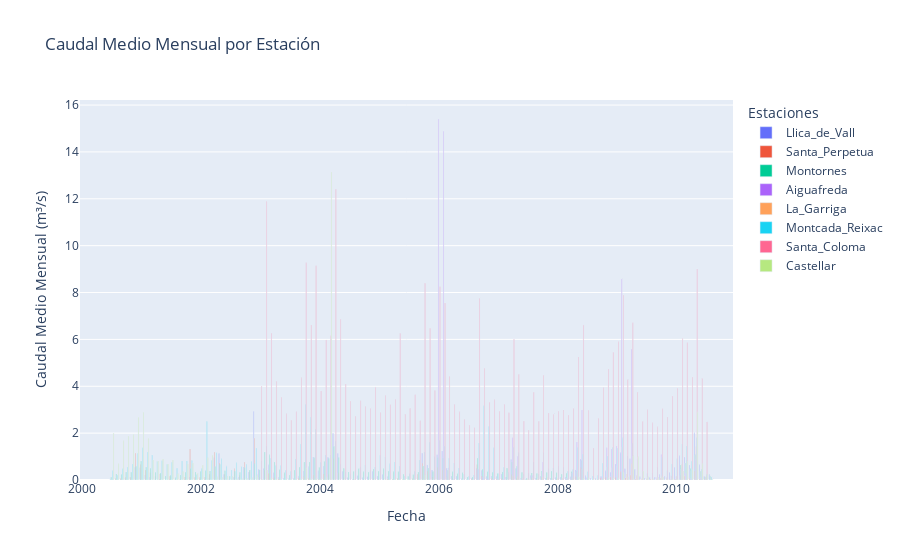

The cell this chart's notebook holds for it:
### Code cell
import pandas as pd
import plotly.express as px

# Asegurarse de que la columna 'Fecha' es de tipo datetime
TotalDat['Fecha'] = pd.to_datetime(TotalDat['Fecha'])

# 1. Extraer el año y el mes de la columna 'Fecha'
TotalDat['Year'] = TotalDat['Fecha'].dt.year
TotalDat['Month'] = TotalDat['Fecha'].dt.month

# 2. Calcular el caudal medio mensual para cada estación por mes y año
caudal_medio_mensual = TotalDat.groupby(['Estacio', 'Year', 'Month']).agg({'Valor': 'mean'}).reset_index()

# 3. Crear una nueva columna 'YearMonth' para combinar el año y el mes
caudal_medio_mensual['YearMonth'] = pd.to_datetime(caudal_medio_mensual[['Year', 'Month']].assign(Day=1))

# 4. Crear el gráfico de barras interactivo con Plotly
fig = px.bar(caudal_medio_mensual, x='YearMonth', y='Valor', color='Estacio',
             title="Caudal Medio Mensual por Estación", 
             labels={"Valor": "Caudal Medio (m³/s)", "YearMonth": "Fecha", "Estacio": "Estación"},
             barmode='group',  # Puedes cambiar a 'stack' si prefieres barras apiladas
             text='Valor', hover_name="Estacio")

# Personalizar el diseño del gráfico
fig.update_layout(
    xaxis_title="Fecha",
    yaxis_title="Caudal Medio Mensual (m³/s)",
    legend_title="Estaciones",
    bargap=0.15,  # Espacio entre las barras
    hovermode="x unified"
)

# Mostrar el gráfico interactivo
fig.show()

### Figure 1 — Plotly figure (JSON) as saved in the notebook; plotly's stock layout.template omitted (floating-point values rounded to 4 significant figures; data arrays with more than 128 entries replaced by an {"elided": "..."} marker saying what was removed)
{"data": [{"alignmentgroup": "True", "hovertemplate": "<b>%{hovertext}</b><br><br>Estación=Llica_de_Vall<br>Fecha=%{x}<br>Caudal Medio (m³/s)=%{text}<extra></extra>", "hovertext": {"elided": "132 str values"}, "legendgroup": "Llica_de_Vall", "marker": {"color": "#636efa", "pattern": {"shape": ""}}, "name": "Llica_de_Vall", "offsetgroup": "Llica_de_Vall", "orientation": "v", "showlegend": true, "text": {"elided": "132 float values"}, "textposition": "auto", "type": "bar", "x": {"elided": "132 str values"}, "xaxis": "x", "y": {"elided": "132 float values"}, "yaxis": "y"}, {"alignmentgroup": "True", "hovertemplate": "<b>%{hovertext}</b><br><br>Estación=Santa_Perpetua<br>Fecha=%{x}<br>Caudal Medio (m³/s)=%{text}<extra></extra>", "hovertext": {"elided": "132 str values"}, "legendgroup": "Santa_Perpetua", "marker": {"color": "#EF553B", "pattern": {"shape": ""}}, "name": "Santa_Perpetua", "offsetgroup": "Santa_Perpetua", "orientation": "v", "showlegend": true, "text": {"elided": "132 float values"}, "textposition": "auto", "type": "bar", "x": {"elided": "132 str values"}, "xaxis": "x", "y": {"elided": "132 float values"}, "yaxis": "y"}, {"alignmentgroup": "True", "hovertemplate": "<b>%{hovertext}</b><br><br>Estación=Montornes<br>Fecha=%{x}<br>Caudal Medio (m³/s)=%{text}<extra></extra>", "hovertext": {"elided": "132 str values"}, "legendgroup": "Montornes", "marker": {"color": "#00cc96", "pattern": {"shape": ""}}, "name": "Montornes", "offsetgroup": "Montornes", "orientation": "v", "showlegend": true, "text": {"elided": "132 float values"}, "textposition": "auto", "type": "bar", "x": {"elided": "132 str values"}, "xaxis": "x", "y": {"elided": "132 float values"}, "yaxis": "y"}, {"alignmentgroup": "True", "hovertemplate": "<b>%{hovertext}</b><br><br>Estación=Aiguafreda<br>Fecha=%{x}<br>Caudal Medio (m³/s)=%{text}<extra></extra>", "hovertext": {"elided": "132 str values"}, "legendgroup": "Aiguafreda", "marker": {"color": "#ab63fa", "pattern": {"shape": ""}}, "name": "Aiguafreda", "offsetgroup": "Aiguafreda", "orientation": "v", "showlegend": true, "text": {"elided": "132 float values"}, "textposition": "auto", "type": "bar", "x": {"elided": "132 str values"}, "xaxis": "x", "y": {"elided": "132 float values"}, "yaxis": "y"}, {"alignmentgroup": "True", "hovertemplate": "<b>%{hovertext}</b><br><br>Estación=La_Garriga<br>Fecha=%{x}<br>Caudal Medio (m³/s)=%{text}<extra></extra>", "hovertext": {"elided": "132 str values"}, "legendgroup": "La_Garriga", "marker": {"color": "#FFA15A", "pattern": {"shape": ""}}, "name": "La_Garriga", "offsetgroup": "La_Garriga", "orientation": "v", "showlegend": true, "text": {"elided": "132 float values"}, "textposition": "auto", "type": "bar", "x": {"elided": "132 str values"}, "xaxis": "x", "y": {"elided": "132 float values"}, "yaxis": "y"}, {"alignmentgroup": "True", "hovertemplate": "<b>%{hovertext}</b><br><br>Estación=Montcada_Reixac<br>Fecha=%{x}<br>Caudal Medio (m³/s)=%{text}<extra></extra>", "hovertext": {"elided": "132 str values"}, "legendgroup": "Montcada_Reixac", "marker": {"color": "#19d3f3", "pattern": {"shape": ""}}, "name": "Montcada_Reixac", "offsetgroup": "Montcada_Reixac", "orientation": "v", "showlegend": true, "text": {"elided": "132 float values"}, "textposition": "auto", "type": "bar", "x": {"elided": "132 str values"}, "xaxis": "x", "y": {"elided": "132 float values"}, "yaxis": "y"}, {"alignmentgroup": "True", "hovertemplate": "<b>%{hovertext}</b><br><br>Estación=Santa_Coloma<br>Fecha=%{x}<br>Caudal Medio (m³/s)=%{text}<extra></extra>", "hovertext": {"elided": "132 str values"}, "legendgroup": "Santa_Coloma", "marker": {"color": "#FF6692", "pattern": {"shape": ""}}, "name": "Santa_Coloma", "offsetgroup": "Santa_Coloma", "orientation": "v", "showlegend": true, "text": {"elided": "132 float values"}, "textposition": "auto", "type": "bar", "x": {"elided": "132 str values"}, "xaxis": "x", "y": {"elided": "132 float values"}, "yaxis": "y"}, {"alignmentgroup": "True", "hovertemplate": "<b>%{hovertext}</b><br><br>Estación=Castellar<br>Fecha=%{x}<br>Caudal Medio (m³/s)=%{text}<extra></extra>", "hovertext": {"elided": "132 str values"}, "legendgroup": "Castellar", "marker": {"color": "#B6E880", "pattern": {"shape": ""}}, "name": "Castellar", "offsetgroup": "Castellar", "orientation": "v", "showlegend": true, "text": {"elided": "132 float values"}, "textposition": "auto", "type": "bar", "x": {"elided": "132 str values"}, "xaxis": "x", "y": {"elided": "132 float values"}, "yaxis": "y"}], "layout": {"bargap": 0.15, "barmode": "group", "hovermode": "x unified", "legend": {"title": {"text": "Estaciones"}, "tracegroupgap": 0}, "title": {"text": "Caudal Medio Mensual por Estación"}, "xaxis": {"anchor": "y", "domain": [0, 1], "title": {"text": "Fecha"}}, "yaxis": {"anchor": "x", "domain": [0, 1], "title": {"text": "Caudal Medio Mensual (m³/s)"}}}}
